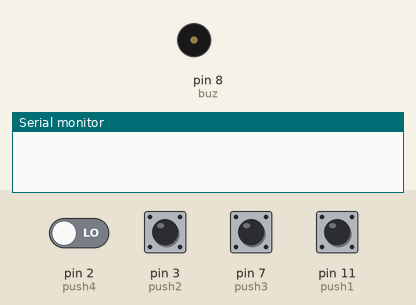
Recording of a sketch running on a simulated Arduino Uno, built with avr-gcc and run on an emulated ATmega328P. On the bench: buzzer (waves = sounding, pin HIGH), the last lines printed to the serial monitor. The test bench sets the inputs (shaded band); at power-on: pin 2 (push4), pin 3 (push2), pin 7 (push3), pin 11 (push1) LOW.

Above: at 1.2 s.
1.3 s: pin 3 (push2) pulled HIGH for 0.15 s
At 1.7 s:
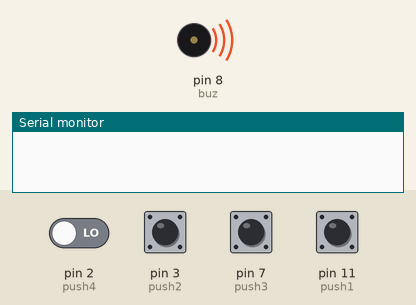
4.0 s: pin 2 (push4) driven HIGH and pin 3 (push2) driven HIGH
At 5.9 s:
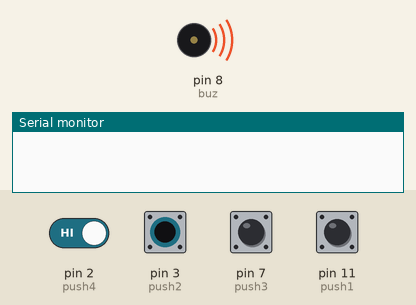
7.0 s: pin 3 (push2) driven LOW
At 8.0 s:
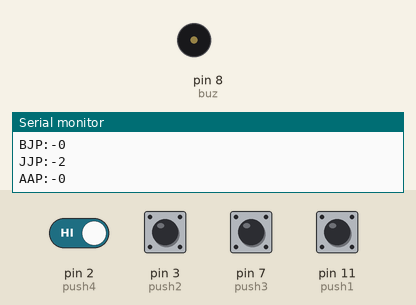
8.6 s: pin 3 (push2) driven HIGH
At 10.9 s:
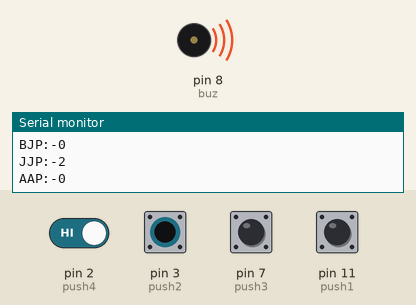
Timing chart, 0 to 12.6 s (numbered marks = the images above; inputs shaded):
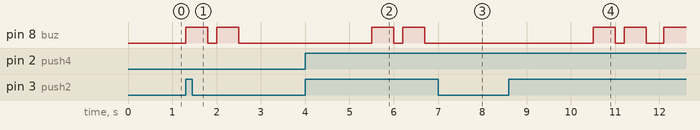

The sketch:

EVM_Machine.ino
```cpp
// EVM Machine Arduino Code

// Candidate 1
int push1 = 11;
int led1 = 13;
int c1 = 0;

// Candidate 2
int push2 = 3;
int led2 = 12;
int c2 = 0;

// Candidate 3
int push3 = 7;
int led3 = 9;
int c3 = 0;

// Result button
int push4 = 2;

// Flags
int f1 = 0;
int f2 = 0;
int f3 = 0;

// Buzzer
int buz = 8;

void setup() {
  pinMode(push1, INPUT);
  pinMode(push2, INPUT);
  pinMode(push3, INPUT);
  pinMode(push4, INPUT);
  pinMode(buz, OUTPUT);
  Serial.begin(9600);
}

void loop() {
  int data1 = digitalRead(push1);
  int data2 = digitalRead(push2);
  int data3 = digitalRead(push3);
  int data4 = digitalRead(push4);

  if (data1 == 1 && f1 == 0) {
    digitalWrite(led1, HIGH);
    c1++;
    f1 = 1;
  } else if (data1 == 0 && f1 == 1) {
    delay(3000);
    digitalWrite(led1, LOW);
    f1 = 0;
  }

  if (data2 == 1 && f2 == 0) {
    digitalWrite(led2, HIGH);
    c2++;
    f2 = 1;
  } else if (data2 == 0 && f2 == 1) {
    delay(3000);
    digitalWrite(led2, LOW);
    f2 = 0;
  }

  if (data3 == 1 && f3 == 0) {
    digitalWrite(led3, HIGH);
    c3++;
    f3 = 1;
  } else if (data3 == 0 && f3 == 1) {
    delay(3000);
    digitalWrite(led3, LOW);
    f3 = 0;
  }

  if (data1 == 1 || data2 == 1 || data3 == 1) {
    digitalWrite(buz, HIGH);
    delay(500);
    digitalWrite(buz, LOW);
    delay(200);
    digitalWrite(buz, HIGH);
    delay(500);
    digitalWrite(buz, LOW);
  }

  if (data4 == 1) {
    delay(400);
    Serial.print("BJP:-");
    Serial.println(c1);
    Serial.print("JJP:-");
    Serial.println(c2);
    Serial.print("AAP:-");
    Serial.println(c3);
  }
}
```

Measured:
- after the input at 1.3 s, pin 8 (buz): alternates HIGH for 0.50 s and LOW for 0.20 s, 4 changes in all, then stays LOW, starting at once
- after the input at 4.0 s, pin 8 (buz): alternates HIGH for 0.50 s and LOW for 0.20 s, starting after 1.5 s
- after the input at 7.0 s, pin 8 (buz): stops changing and stays LOW
- after the input at 8.6 s, pin 8 (buz): goes HIGH 0.50 s, LOW 0.20 s, HIGH 0.50 s, LOW 0.40 s, then HIGH, starting after 1.9 s
